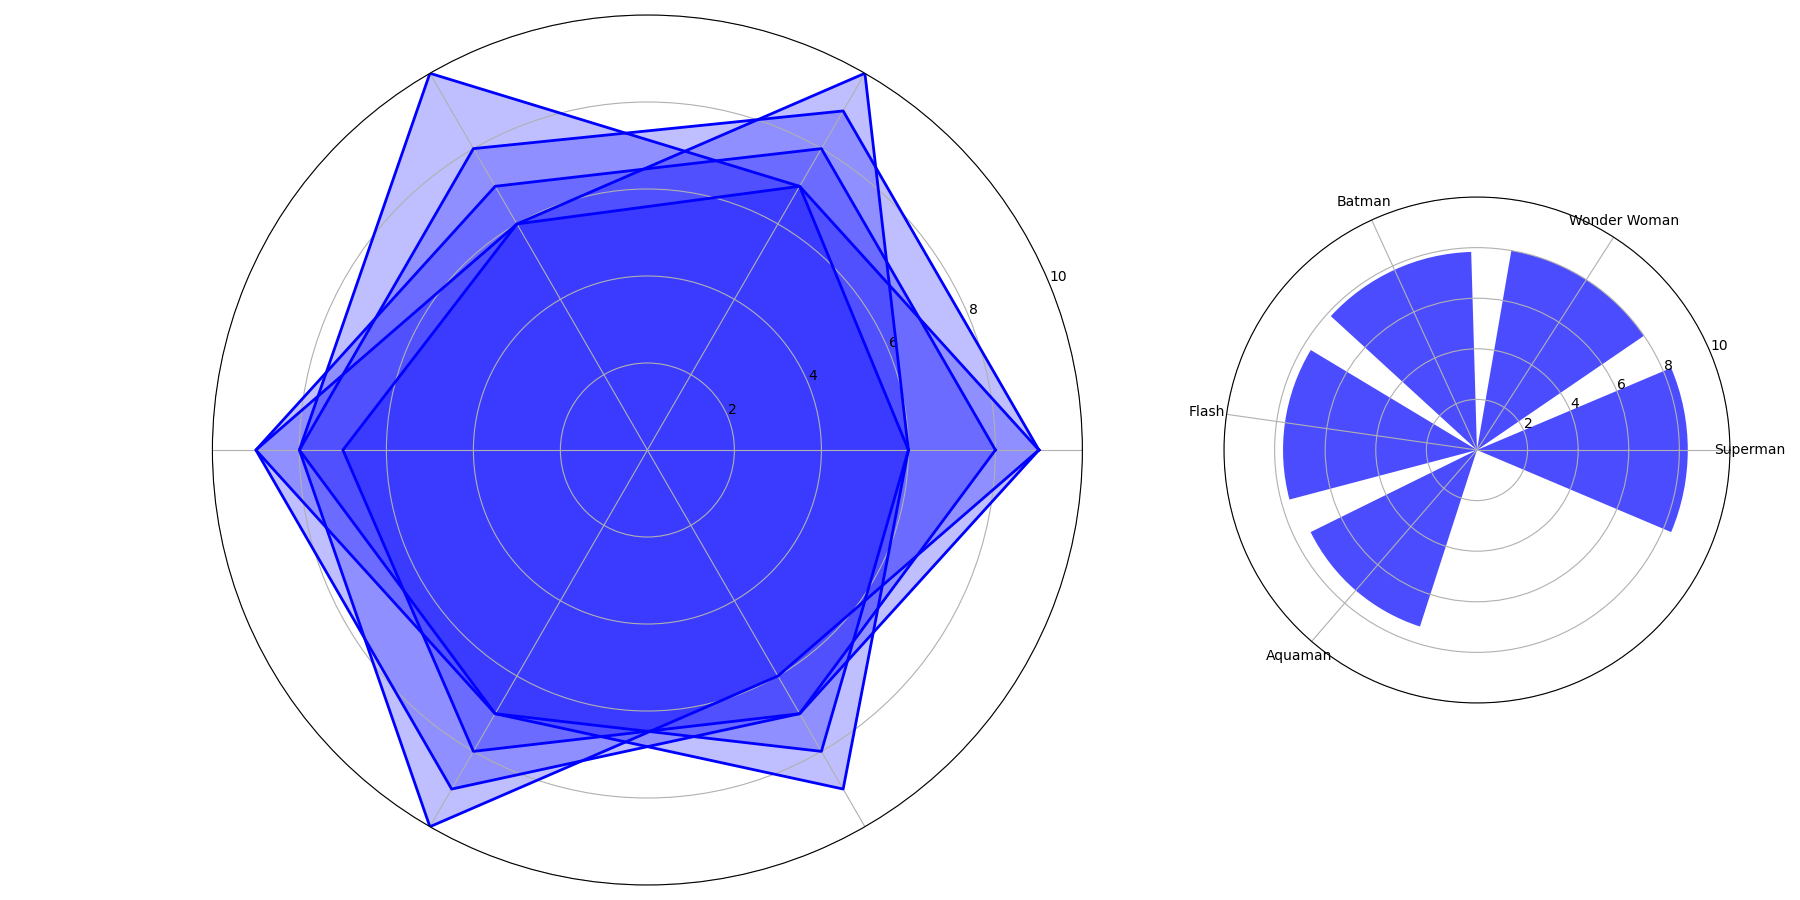

Write Python code to recreate this figure.
import numpy as np
import matplotlib.pyplot as plt
from math import pi

# Define abilities and performance data
abilities = ['Strength', 'Speed', 'Intelligence', 'Agility', 'Stamina', 'Stealth']
num_abilities = len(abilities)

superheroes = {
    'Superman': [9, 9, 8, 8, 10, 6],
    'Wonder Woman': [8, 8, 7, 9, 9, 7],
    'Batman': [6, 7, 10, 8, 7, 9],
    'Flash': [6, 10, 6, 9, 7, 8],
    'Aquaman': [9, 7, 6, 7, 8, 7]
}

mean_scores = {hero: np.mean(scores) for hero, scores in superheroes.items()}

# Closing the loop for radar chart plotting
for hero, scores in superheroes.items():
    superheroes[hero] += scores[:1]

angles = np.linspace(0, 2 * pi, num_abilities, endpoint=False).tolist()
angles += angles[:1]

# Setup Figure with Two Subplots (Radar and Bar Charts)
fig, (ax1, ax2) = plt.subplots(1, 2, figsize=(18, 9), subplot_kw={'polar': True}, gridspec_kw={'width_ratios': [2.5, 1]})

# Radar Chart for Superheroes
color = 'b'  # Chosen consistent color for all plots
for hero in superheroes.keys():
    ax1.plot(angles, superheroes[hero], color=color, linewidth=2, linestyle='solid')
    ax1.fill(angles, superheroes[hero], color=color, alpha=0.25)

ax1.set_xticks(angles[:-1])
ax1.set_xticklabels([''] * num_abilities)
ax1.set_ylim(0, 10)

# Bar Chart for Mean Scores
ax2 = plt.subplot(122)
ax2.bar(mean_scores.keys(), mean_scores.values(), color=color, alpha=0.7)
ax2.set_ylim(0, 10)

plt.tight_layout()
plt.show()
